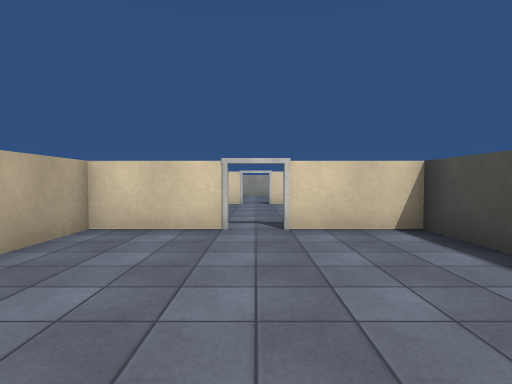
view 1 (above)

21 first-person views from a walk through a 3-D level made in the Unity game engine. The camera is 1.4 m above the floor, tilts 2° down and sees 80° across. The floor is counted in squares, 2 m on a side. Each view is taken from the middle of a square. On the plan, view 1 faces up. The plan holds only what a view shows up to about 10 squares ahead; the rest is blank. The place goes on beyond the plan. The player character is not drawn. Surface patterns are stand-ins for the level's own textures.

view 2
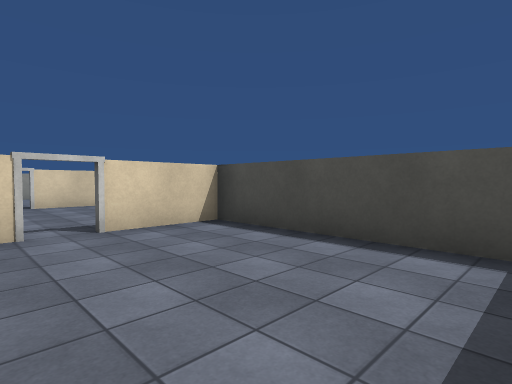

view 3
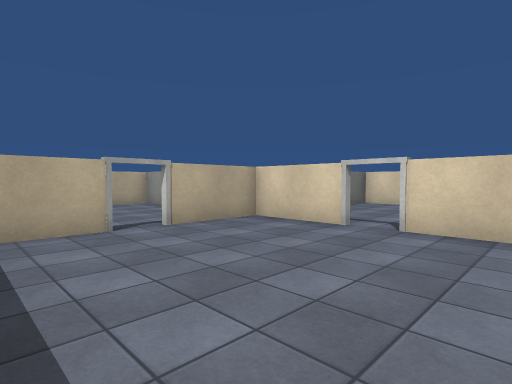

view 4
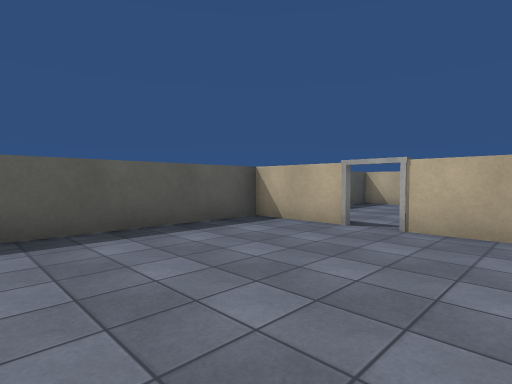

view 5
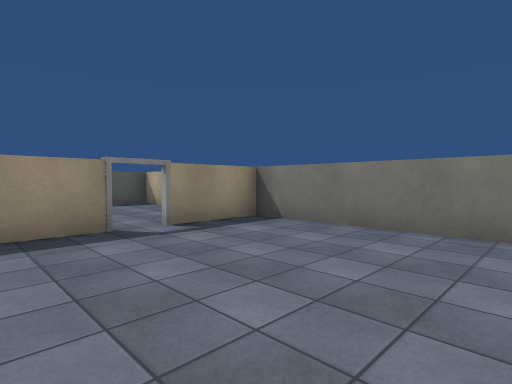

view 6
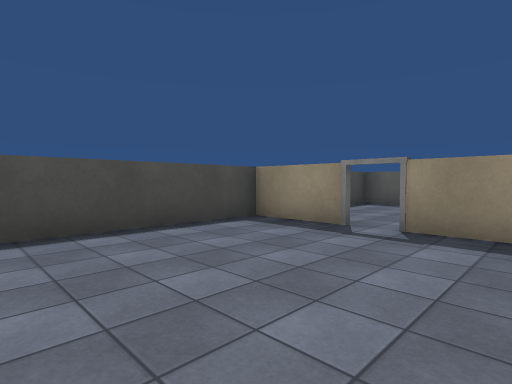

view 7
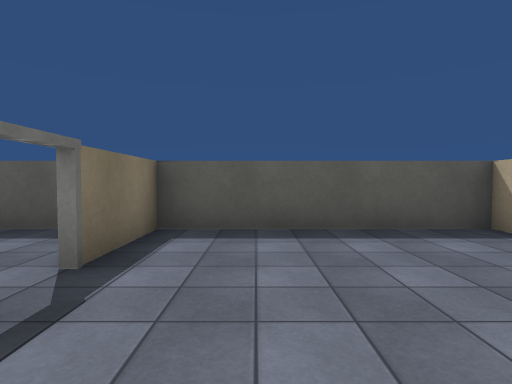

view 8
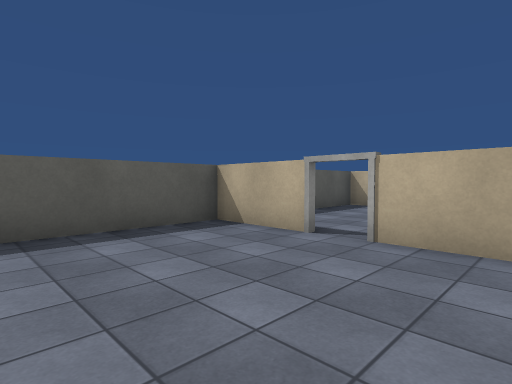

view 9
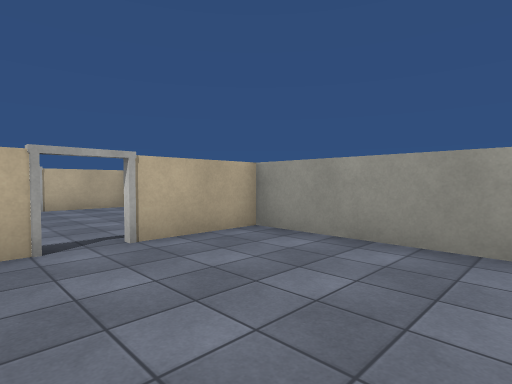

view 10
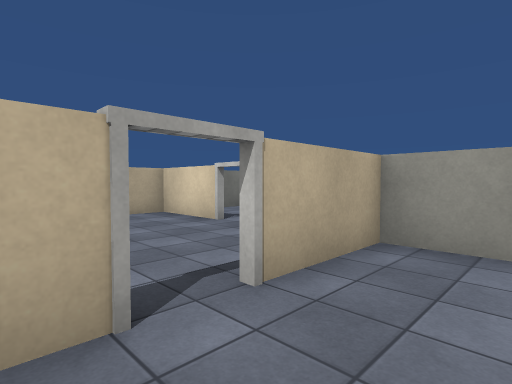

view 11
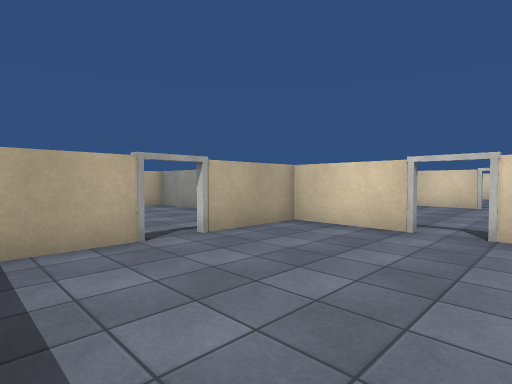

view 12
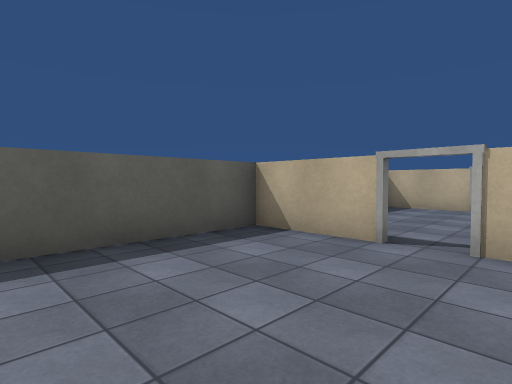

view 13
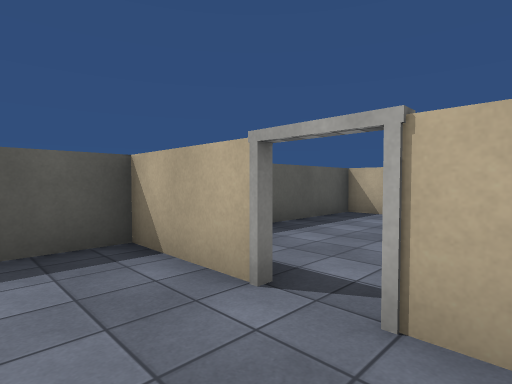

view 14
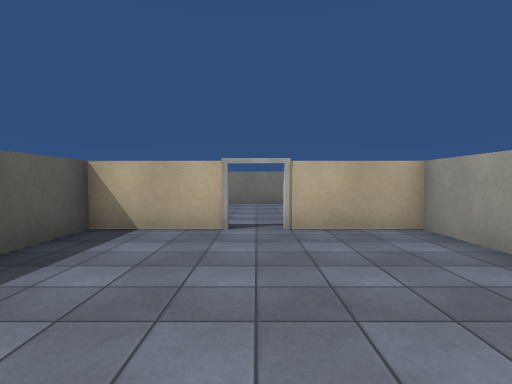

view 15
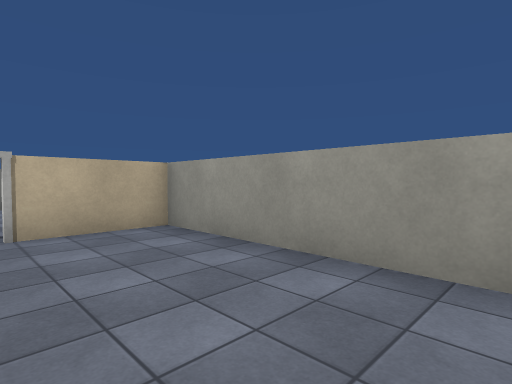

view 16
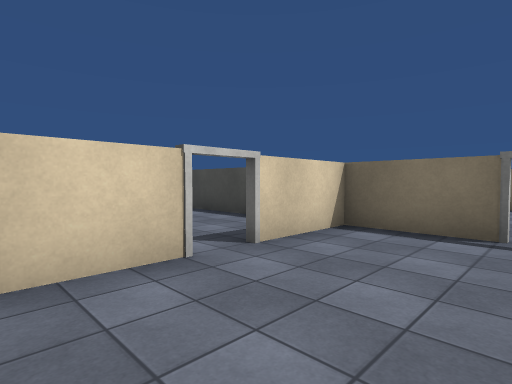

view 17
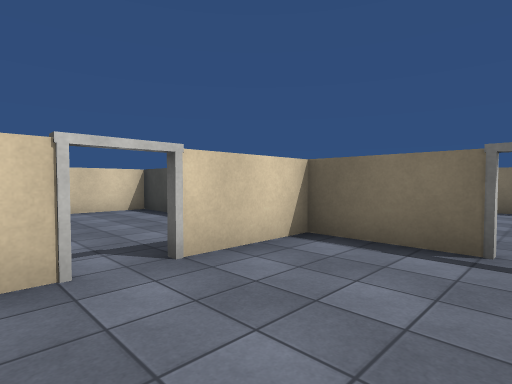

view 18
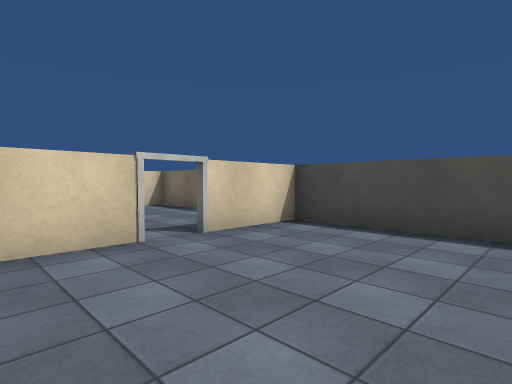

view 19
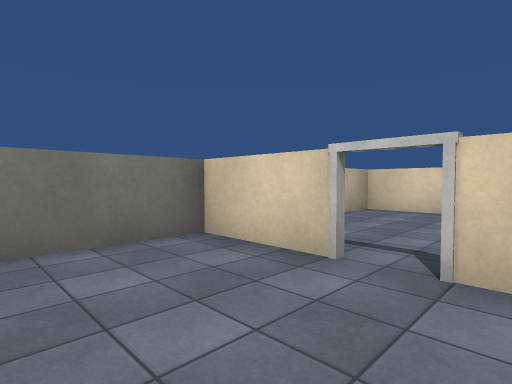

view 20
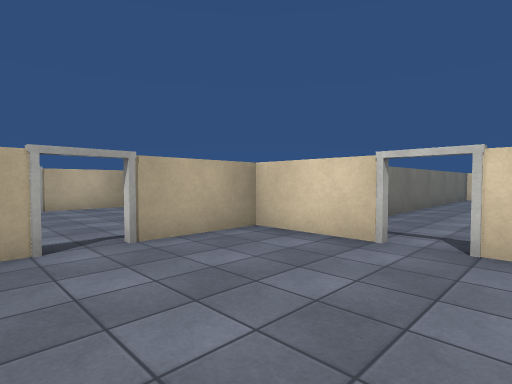

view 21
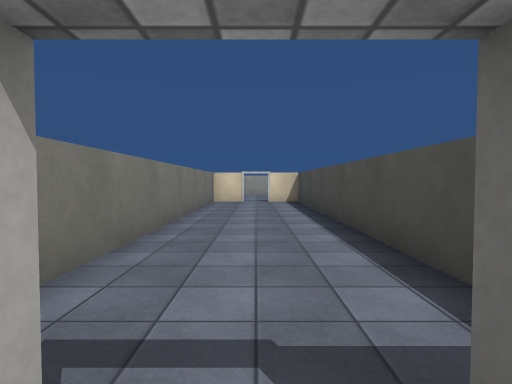

### Floor plan
Ten units are one square. View 1 is at (0, 0); x grows to the right and y downward. Boxes are objects, and circles mark ways between rooms. Rooms are numbered by the first view taken in them; rooms with no view inside come last. Other rooms are left out.
<svg viewBox="-185 -155 215 165">
<path fill="none" stroke="#000" d="M-24 -16 -24 5M-4 -44 -25 -44M25 -44 4 -44M-29 4 25 4 25 -51M-24 -49 -24 -24M-4 -94 -24 -94 -24 -49M4 -46 25 -46M20 -94 4 -94M25 -51 25 -86M-25 -46 -4 -46M-74 -16 -74 4 -29 4M-42 -44 -80 -44M-74 -45 -74 -24M-26 5 -26 -16M-124 -16 -124 4 -92 4M-104 -44 -129 -44M-75 -24 -75 -45M-80 -44 -96 -44M-124 -45 -124 -24M-174 -16 -174 4 -148 4M-129 -44 -174 -44 -174 -24M-104 -94 -124 -94 -124 -61M-75 -64 -75 -94 -96 -94M-104 -145 -124 -145 -124 -124M-75 -125 -75 -145 -96 -145"/>
<circle cx="0" cy="-50" r="3" fill="#2a7"/>
<circle cx="-30" cy="-20" r="3" fill="#2a7"/>
<circle cx="-80" cy="-20" r="3" fill="#2a7"/>
<circle cx="-130" cy="-20" r="3" fill="#2a7"/>
<circle cx="-100" cy="-50" r="3" fill="#2a7"/>
<circle cx="-100" cy="-100" r="3" fill="#2a7"/>
<text x="0" y="-20">1</text>
<text x="0" y="-70">2</text>
<text x="-50" y="-20">3</text>
<text x="-100" y="-20">4</text>
<text x="-150" y="-20">5</text>
<text x="-100" y="-70">6</text>
<text x="-100" y="-120">7</text>
</svg>
Room 1 opens to room 2. Room 1 opens to room 3. Room 3 opens to room 4. Room 4 opens to room 5. Room 4 opens to room 6. Room 6 opens to room 7.

Where each view was taken, in squares from view 1:
view 1: 0 up, 0 right, facing up
view 2: 0 up, 1 left, facing up-right
view 3: 0 up, 2 right, facing up-left
view 4: 4 up, 2 right, facing down-left
view 5: 9 up, 2 right, facing down-left
view 6: 9 up, 2 left, facing down-right
view 7: 4 up, 4 left, facing down
view 8: 4 up, 4 left, facing down-left
view 9: 1 up, 4 left, facing up-left
view 10: 1 up, 6 left, facing up-left
view 11: 0 up, 9 left, facing up-left
view 12: 3 up, 9 left, facing down-left
view 13: 3 up, 11 left, facing down-left
view 14: 2 up, 13 left, facing left
view 15: 2 up, 13 left, facing up-left
view 16: 2 up, 12 left, facing up-right
view 17: 2 up, 11 left, facing up-right
view 18: 6 up, 12 left, facing up-right
view 19: 7 up, 9 left, facing up-left
view 20: 11 up, 9 left, facing up-left
view 21: 14 up, 10 left, facing up
